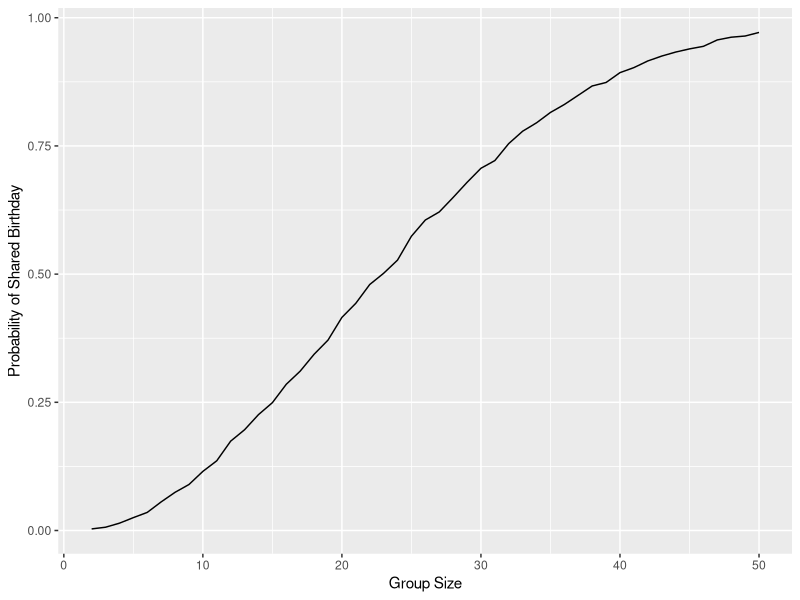

The R script that drew this image: (Note: a time limit stopped this script after it produced the figure.)
## ---- chunk 1
library(tidyverse)
library(ggplot2)
## ---- chunk 2
bday_sim = function(n) {

  bdays = sample(1:365, size = n, replace = TRUE)
  
  duplicate = length(unique(bdays)) < n
  
  return(duplicate)
}
## ---- chunk 3
sim_res = 
  expand_grid(
    n = c(2:50),
    iter = 1:10000
  ) |>
  mutate(res = map_lgl(n,bday_sim)) |>
  group_by(n) |>
  summarize(prob = mean(res))

sim_res |>
  ggplot(aes(x = n, y = prob)) +
  geom_line() +
  labs(x = "Group Size", y = "Probability of Shared Birthday")
## ---- chunk 4
exp_sim = function(mu) {
  data = rnorm(30, mean = mu, sd = 5)
  tidy_result = 
    broom::tidy(t.test(data, mu = 0)) |>
    select(estimate, p.value)
  return(tidy_result)
}

exp_df = 
  expand_grid(
    mu = c(0:6),
    iter = 1:5000
  ) |>
  mutate(result = map(mu, exp_sim)) |>
  unnest(result)
## ---- chunk 5
exp_df |>
  group_by(mu) |>
  summarize(power = mean(p.value < 0.05)) |>
  ggplot(aes(x = mu, y = power)) +
  geom_bar(stat = "identity") +
  labs(
    x = "True Value of mu",
    y = "Power (Proportion of Null Rejections)",
    title = "Power of the Test vs True Value of mu"
  ) +
  theme_minimal()
## ---- chunk 6
exp_df |>
  group_by(mu) |>
  summarize(
    avg_est = mean(estimate),
    avg_est_rej = mean(estimate[p.value < 0.05])
  )|>
  ggplot(aes(x = mu, y = avg_est)) +
  geom_line()+
  labs(
    x = "True Value of mu",
    y = "Average Estimate of mu"
  ) +
  theme_minimal()
## ---- chunk 7
exp_df |>
  group_by(mu) |>
  summarize(
  avg_est = mean(estimate),
  avg_est_rej = mean(estimate[p.value < 0.05])
  )|>
  ggplot(aes(x = mu)) +
  geom_line(aes(y = avg_est, color = "All Samples", linetype = "All Samples"), size = 1) +
  geom_line(aes(y = avg_est_rej, color = "Rejected Null", linetype = "Rejected Null"), size = 1) +
  labs(
    x = "True Value of mu",
    y = "Average Estimate of mu",
    color = "Legend", 
    linetype = "Legend"
  ) +
  scale_color_manual(values = c("All Samples" = "blue", "Rejected Null" = "red")) +
  scale_linetype_manual(values = c("All Samples" = "solid", "Rejected Null" = "dashed")) +
  theme_minimal() +
  theme(legend.position = "right")
